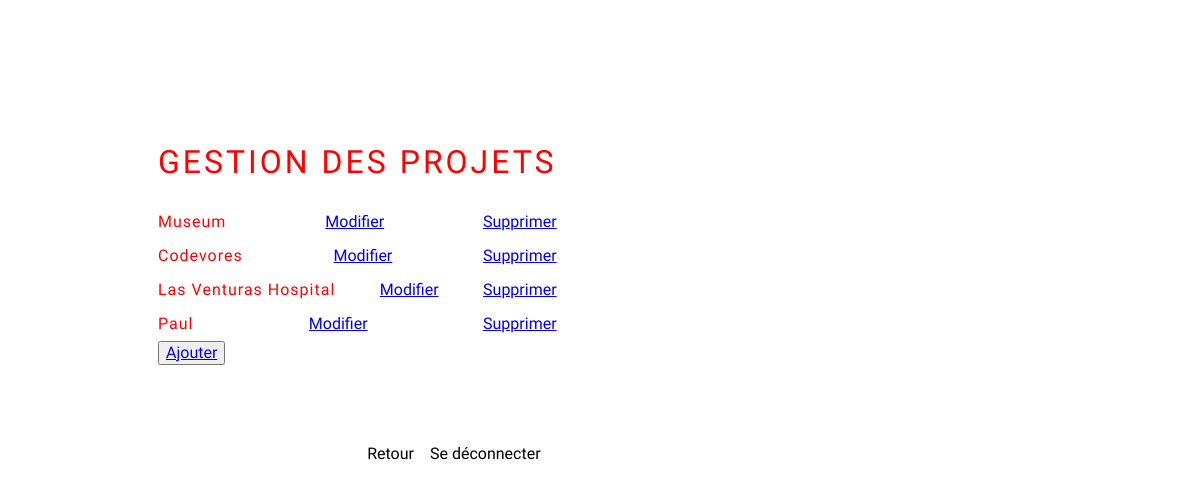
/admin/projets/list_projets.php, run on an earlier commit of the app's database.
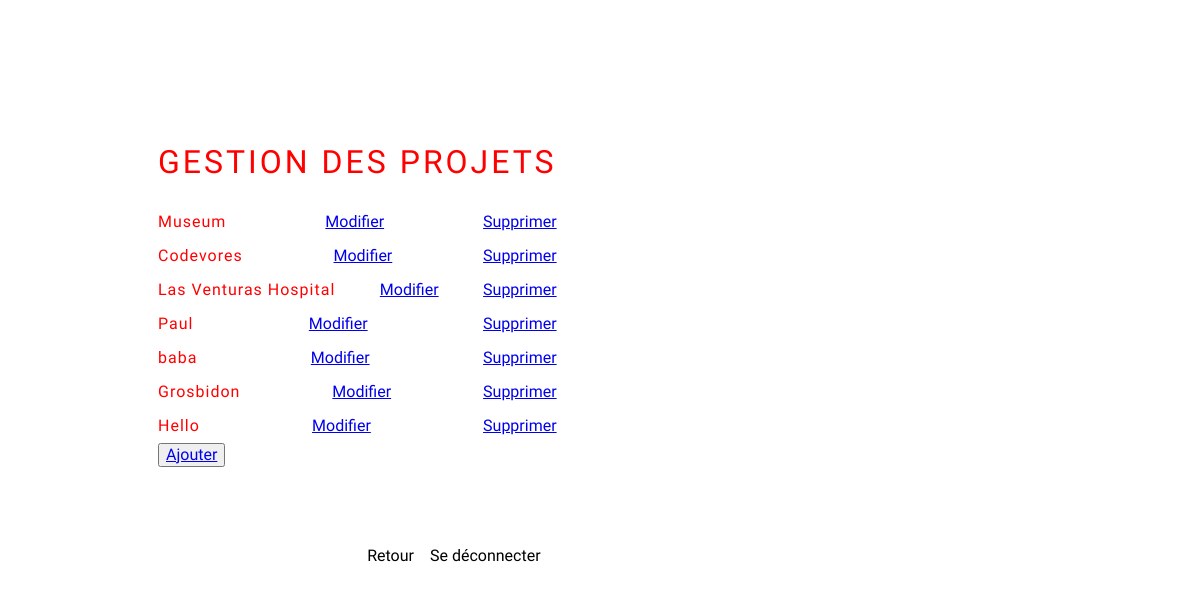
And on a later commit of the database.
### tables this page shows
CREATE TABLE `projets` (
  `id_projet` int(11) NOT NULL,
  `iduu` varchar(500) NOT NULL DEFAULT 'TEXT_PROJET',
  `titre` varchar(500) NOT NULL,
  `presentation` text NOT NULL,
  `lien` varchar(500) DEFAULT 'https://github.com/chmullerweb?tab=repositories',
  `annee` int(11) NOT NULL,
  `visible` tinyint(1) DEFAULT NULL,
  `ordre` int(11) NOT NULL,
  `img_main` varchar(500) DEFAULT NULL,
  `img1` varchar(500) DEFAULT NULL,
  `img2` varchar(500) DEFAULT NULL
);

### config.php (called while the page is built, shortened)
<?php
$_url_base = "http://localhost/coursphp/monbook/";

### admin/projets/list_projets.php (the view)
<?php
include "../../config.php";
include "../include/head_admin.php";
global $bdd;
    $query = $bdd -> query("SELECT * from projets");
    $val = $query -> fetchAll(PDO::FETCH_ASSOC);
  ?>
<h1>Gestion des projets</h1>
<ul class="menu-admin">
    <?php
    foreach($val as $projets => $projet){
?>
    <li>
        <h2 style="font-size: 1rem"><?php echo $projet["titre"]?></h2>
        <a href="<?php echo $_url_base . "admin/projets/form_projet.php?projetedit=$projet[id_projet]"?>">Modifier</a>
        <a <?php echo "onclick=\" return confirm('Voulez-vous effacer ce projet ?')\"" ?> href="<?php echo $_url_base . "admin/projets/delete_projet.php?projetdelete=$projet[id_projet]" ?>">Supprimer</a>
    </li>
    <?php }; ?>
    <li>
        <button><a href="<?php echo $_url_base ?>admin/projets/form_projet.php">Ajouter</a></button>
    </li>
</ul>
<?php
include "../include/footer_admin.php" ?>

What changed in the data, as far as the page shows it:
added projets: titre "baba"
added projets: titre "Grosbidon"
added projets: titre "Hello"
